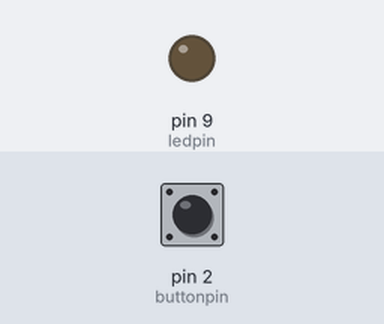
Bench run of a sketch on a simulated Arduino Uno, built with avr-gcc and run on an emulated ATmega328P. On the bench: output pins drawn as LEDs (lit = HIGH). The test bench sets the inputs (shaded band); at power-on: pin 2 (buttonpin) HIGH.

Above: at 1.2 s.
1.3 s: pin 2 (buttonpin) pulled LOW for 0.15 s
At 1.6 s:
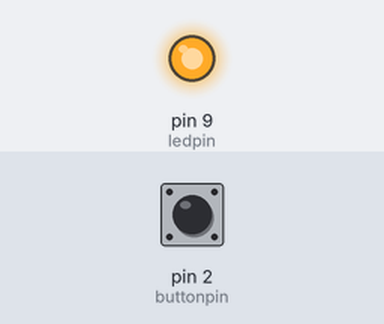
2.9 s: pin 2 (buttonpin) pulled LOW for 1 s
At 4.1 s:
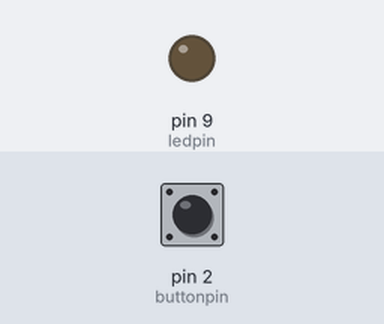
5.4 s: pin 2 (buttonpin) pulled LOW for 3.2 s
At 6.0 s:
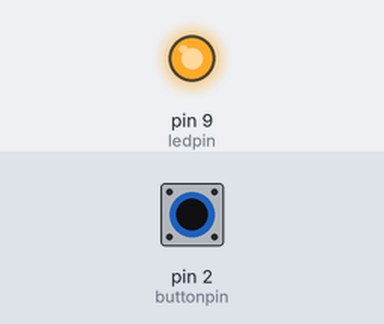
Timing chart, 0 to 8.4 s (numbered marks = the images above; inputs shaded):
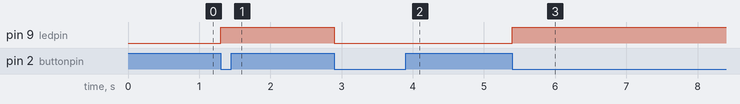

The sketch:

Task_1.0.3.ino.ino
```cpp
int ledpin = 9;
int buttonpin = 2;
bool ledState = LOW;
bool buttonState = HIGH;

void setup() {
  pinMode(ledpin, OUTPUT);
  pinMode(buttonpin, INPUT_PULLUP);
  digitalWrite(ledpin, LOW);
}

void loop() {
  int state = digitalRead(buttonpin);

  if (buttonState == HIGH && state == LOW)
  {
    ledState = !ledState;
    digitalWrite(ledpin, ledState);
    delay(100);
  }
  buttonState = state;
}
```

Measured:
- after the input at 1.3 s, pin 9 (ledpin): LOW → HIGH at once
- after the input at 2.9 s, pin 9 (ledpin): HIGH → LOW at once
- after the input at 5.4 s, pin 9 (ledpin): LOW → HIGH at once
